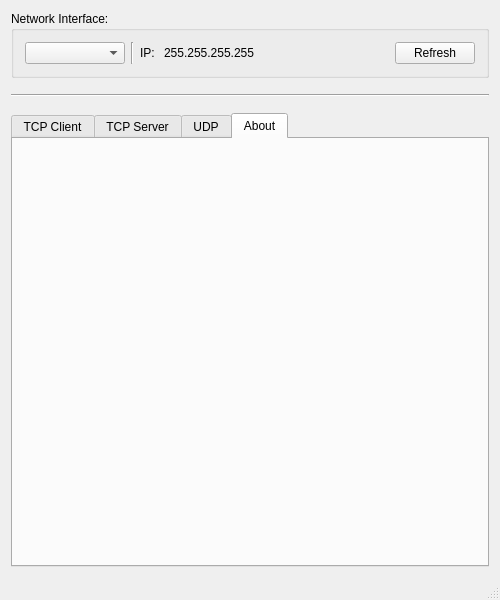
<?xml version="1.0" encoding="UTF-8"?>
<ui version="4.0">
 <class>MainWindow</class>
 <widget class="QMainWindow" name="MainWindow">
  <property name="geometry">
   <rect>
    <x>0</x>
    <y>0</y>
    <width>500</width>
    <height>600</height>
   </rect>
  </property>
  <property name="minimumSize">
   <size>
    <width>500</width>
    <height>500</height>
   </size>
  </property>
  <property name="windowTitle">
   <string>Socket Test</string>
  </property>
  <widget class="QWidget" name="centralWidget">
   <layout class="QVBoxLayout" name="verticalLayout">
    <item>
     <widget class="QGroupBox" name="groupBox_3">
      <property name="title">
       <string>Network Interface:</string>
      </property>
      <layout class="QVBoxLayout" name="verticalLayout_2">
       <item>
        <layout class="QHBoxLayout" name="horizontalLayout_5">
         <item>
          <widget class="QComboBox" name="comboBox_Interface">
           <property name="sizePolicy">
            <sizepolicy hsizetype="Preferred" vsizetype="Fixed">
             <horstretch>0</horstretch>
             <verstretch>0</verstretch>
            </sizepolicy>
           </property>
           <property name="minimumSize">
            <size>
             <width>100</width>
             <height>0</height>
            </size>
           </property>
           <property name="maximumSize">
            <size>
             <width>200</width>
             <height>16777215</height>
            </size>
           </property>
          </widget>
         </item>
         <item>
          <widget class="Line" name="line">
           <property name="orientation">
            <enum>Qt::Vertical</enum>
           </property>
          </widget>
         </item>
         <item>
          <widget class="QLabel" name="label_2">
           <property name="text">
            <string>IP: </string>
           </property>
          </widget>
         </item>
         <item>
          <widget class="QLabel" name="label_LocalIP">
           <property name="text">
            <string>255.255.255.255</string>
           </property>
          </widget>
         </item>
         <item>
          <spacer name="horizontalSpacer_5">
           <property name="orientation">
            <enum>Qt::Horizontal</enum>
           </property>
           <property name="sizeHint" stdset="0">
            <size>
             <width>40</width>
             <height>20</height>
            </size>
           </property>
          </spacer>
         </item>
         <item>
          <widget class="QPushButton" name="button_Refresh">
           <property name="text">
            <string>Refresh</string>
           </property>
          </widget>
         </item>
        </layout>
       </item>
      </layout>
     </widget>
    </item>
    <item>
     <spacer name="verticalSpacer_3">
      <property name="orientation">
       <enum>Qt::Vertical</enum>
      </property>
      <property name="sizeType">
       <enum>QSizePolicy::Fixed</enum>
      </property>
      <property name="sizeHint" stdset="0">
       <size>
        <width>20</width>
        <height>10</height>
       </size>
      </property>
     </spacer>
    </item>
    <item>
     <widget class="Line" name="line_6">
      <property name="orientation">
       <enum>Qt::Horizontal</enum>
      </property>
     </widget>
    </item>
    <item>
     <spacer name="verticalSpacer_2">
      <property name="orientation">
       <enum>Qt::Vertical</enum>
      </property>
      <property name="sizeType">
       <enum>QSizePolicy::Fixed</enum>
      </property>
      <property name="sizeHint" stdset="0">
       <size>
        <width>20</width>
        <height>10</height>
       </size>
      </property>
     </spacer>
    </item>
    <item>
     <widget class="QTabWidget" name="tabWidget">
      <property name="tabShape">
       <enum>QTabWidget::Rounded</enum>
      </property>
      <property name="currentIndex">
       <number>3</number>
      </property>
      <widget class="QWidget" name="tab_tcpClient">
       <attribute name="title">
        <string>TCP Client</string>
       </attribute>
       <layout class="QVBoxLayout" name="verticalLayout_5">
        <item>
         <widget class="QGroupBox" name="groupBox_4">
          <property name="title">
           <string>Connect to:</string>
          </property>
          <layout class="QVBoxLayout" name="verticalLayout_6">
           <item>
            <layout class="QHBoxLayout" name="horizontalLayout_7">
             <item>
              <widget class="QLabel" name="label_targetIP">
               <property name="sizePolicy">
                <sizepolicy hsizetype="Preferred" vsizetype="Preferred">
                 <horstretch>0</horstretch>
                 <verstretch>0</verstretch>
                </sizepolicy>
               </property>
               <property name="minimumSize">
                <size>
                 <width>0</width>
                 <height>0</height>
                </size>
               </property>
               <property name="baseSize">
                <size>
                 <width>0</width>
                 <height>0</height>
                </size>
               </property>
               <property name="text">
                <string>IP:</string>
               </property>
              </widget>
             </item>
             <item>
              <widget class="QLineEdit" name="lineEdit_TcpClientTargetIP">
               <property name="minimumSize">
                <size>
                 <width>150</width>
                 <height>0</height>
                </size>
               </property>
               <property name="maximumSize">
                <size>
                 <width>200</width>
                 <height>16777215</height>
                </size>
               </property>
              </widget>
             </item>
             <item>
              <widget class="Line" name="line_4">
               <property name="orientation">
                <enum>Qt::Vertical</enum>
               </property>
              </widget>
             </item>
             <item>
              <widget class="QLabel" name="label_targetPort">
               <property name="sizePolicy">
                <sizepolicy hsizetype="Preferred" vsizetype="Preferred">
                 <horstretch>0</horstretch>
                 <verstretch>0</verstretch>
                </sizepolicy>
               </property>
               <property name="minimumSize">
                <size>
                 <width>0</width>
                 <height>0</height>
                </size>
               </property>
               <property name="text">
                <string>Port:</string>
               </property>
              </widget>
             </item>
             <item>
              <widget class="QLineEdit" name="lineEdit_TcpClientTargetPort">
               <property name="minimumSize">
                <size>
                 <width>80</width>
                 <height>0</height>
                </size>
               </property>
               <property name="maximumSize">
                <size>
                 <width>80</width>
                 <height>16777215</height>
                </size>
               </property>
              </widget>
             </item>
             <item>
              <spacer name="horizontalSpacer">
               <property name="orientation">
                <enum>Qt::Horizontal</enum>
               </property>
               <property name="sizeHint" stdset="0">
                <size>
                 <width>40</width>
                 <height>20</height>
                </size>
               </property>
              </spacer>
             </item>
             <item>
              <widget class="QPushButton" name="button_TcpClient">
               <property name="text">
                <string>Connect</string>
               </property>
              </widget>
             </item>
            </layout>
           </item>
          </layout>
         </widget>
        </item>
        <item>
         <spacer name="verticalSpacer_4">
          <property name="orientation">
           <enum>Qt::Vertical</enum>
          </property>
          <property name="sizeType">
           <enum>QSizePolicy::Fixed</enum>
          </property>
          <property name="sizeHint" stdset="0">
           <size>
            <width>20</width>
            <height>10</height>
           </size>
          </property>
         </spacer>
        </item>
        <item>
         <widget class="QGroupBox" name="groupBox_2">
          <property name="title">
           <string>Message:</string>
          </property>
          <layout class="QVBoxLayout" name="verticalLayout_4">
           <item>
            <widget class="QTextBrowser" name="textBrowser_TcpClientMessage"/>
           </item>
           <item>
            <layout class="QHBoxLayout" name="horizontalLayout">
             <item>
              <widget class="QLineEdit" name="lineEdit_TcpClientSend"/>
             </item>
             <item>
              <widget class="Line" name="line_5">
               <property name="orientation">
                <enum>Qt::Vertical</enum>
               </property>
              </widget>
             </item>
             <item>
              <widget class="QPushButton" name="button_TcpClientSend">
               <property name="text">
                <string>Send</string>
               </property>
              </widget>
             </item>
            </layout>
           </item>
          </layout>
         </widget>
        </item>
       </layout>
      </widget>
      <widget class="QWidget" name="tab_tcpServer">
       <attribute name="title">
        <string>TCP Server</string>
       </attribute>
       <layout class="QVBoxLayout" name="verticalLayout_7">
        <item>
         <widget class="QGroupBox" name="groupBox">
          <property name="title">
           <string>Listen on:</string>
          </property>
          <layout class="QVBoxLayout" name="verticalLayout_3">
           <item>
            <layout class="QHBoxLayout" name="horizontalLayout_3">
             <item>
              <widget class="QLabel" name="label_listenPort">
               <property name="sizePolicy">
                <sizepolicy hsizetype="Preferred" vsizetype="Preferred">
                 <horstretch>0</horstretch>
                 <verstretch>0</verstretch>
                </sizepolicy>
               </property>
               <property name="minimumSize">
                <size>
                 <width>0</width>
                 <height>0</height>
                </size>
               </property>
               <property name="text">
                <string>Port:</string>
               </property>
              </widget>
             </item>
             <item>
              <widget class="QLineEdit" name="lineEdit_TcpServerListenPort">
               <property name="minimumSize">
                <size>
                 <width>80</width>
                 <height>0</height>
                </size>
               </property>
               <property name="maximumSize">
                <size>
                 <width>80</width>
                 <height>16777215</height>
                </size>
               </property>
              </widget>
             </item>
             <item>
              <spacer name="horizontalSpacer_2">
               <property name="orientation">
                <enum>Qt::Horizontal</enum>
               </property>
               <property name="sizeHint" stdset="0">
                <size>
                 <width>40</width>
                 <height>20</height>
                </size>
               </property>
              </spacer>
             </item>
             <item>
              <widget class="QPushButton" name="button_TcpServer">
               <property name="text">
                <string>Start</string>
               </property>
              </widget>
             </item>
            </layout>
           </item>
          </layout>
         </widget>
        </item>
        <item>
         <spacer name="verticalSpacer">
          <property name="orientation">
           <enum>Qt::Vertical</enum>
          </property>
          <property name="sizeType">
           <enum>QSizePolicy::Fixed</enum>
          </property>
          <property name="sizeHint" stdset="0">
           <size>
            <width>20</width>
            <height>10</height>
           </size>
          </property>
         </spacer>
        </item>
        <item>
         <widget class="QGroupBox" name="groupBox_5">
          <property name="title">
           <string>Message:</string>
          </property>
          <layout class="QVBoxLayout" name="verticalLayout_8">
           <item>
            <widget class="QTextBrowser" name="textBrowser_TcpServerMessage"/>
           </item>
           <item>
            <layout class="QHBoxLayout" name="horizontalLayout_2">
             <item>
              <widget class="QLineEdit" name="lineEdit_TcpServerSend"/>
             </item>
             <item>
              <widget class="Line" name="line_7">
               <property name="orientation">
                <enum>Qt::Vertical</enum>
               </property>
              </widget>
             </item>
             <item>
              <widget class="QPushButton" name="button_TcpServerSend">
               <property name="text">
                <string>Send</string>
               </property>
              </widget>
             </item>
            </layout>
           </item>
          </layout>
         </widget>
        </item>
       </layout>
      </widget>
      <widget class="QWidget" name="tab_udp">
       <attribute name="title">
        <string>UDP</string>
       </attribute>
       <layout class="QVBoxLayout" name="verticalLayout_9">
        <item>
         <widget class="QGroupBox" name="groupBox_6">
          <property name="title">
           <string>Listen on:</string>
          </property>
          <layout class="QVBoxLayout" name="verticalLayout_10">
           <item>
            <layout class="QHBoxLayout" name="horizontalLayout_4">
             <item>
              <widget class="QLabel" name="label_3">
               <property name="text">
                <string>Port:</string>
               </property>
              </widget>
             </item>
             <item>
              <widget class="QLineEdit" name="lineEdit_UdpListenPort">
               <property name="sizePolicy">
                <sizepolicy hsizetype="Preferred" vsizetype="Fixed">
                 <horstretch>0</horstretch>
                 <verstretch>0</verstretch>
                </sizepolicy>
               </property>
               <property name="minimumSize">
                <size>
                 <width>80</width>
                 <height>0</height>
                </size>
               </property>
               <property name="maximumSize">
                <size>
                 <width>80</width>
                 <height>16777215</height>
                </size>
               </property>
              </widget>
             </item>
             <item>
              <spacer name="horizontalSpacer_3">
               <property name="orientation">
                <enum>Qt::Horizontal</enum>
               </property>
               <property name="sizeHint" stdset="0">
                <size>
                 <width>40</width>
                 <height>20</height>
                </size>
               </property>
              </spacer>
             </item>
             <item>
              <widget class="QPushButton" name="button_Udp">
               <property name="text">
                <string>Start</string>
               </property>
              </widget>
             </item>
            </layout>
           </item>
          </layout>
         </widget>
        </item>
        <item>
         <spacer name="verticalSpacer_5">
          <property name="orientation">
           <enum>Qt::Vertical</enum>
          </property>
          <property name="sizeType">
           <enum>QSizePolicy::Fixed</enum>
          </property>
          <property name="sizeHint" stdset="0">
           <size>
            <width>20</width>
            <height>10</height>
           </size>
          </property>
         </spacer>
        </item>
        <item>
         <widget class="QGroupBox" name="groupBox_8">
          <property name="title">
           <string>Message:</string>
          </property>
          <layout class="QVBoxLayout" name="verticalLayout_11">
           <item>
            <widget class="QTextBrowser" name="textBrowser_UdpMessage"/>
           </item>
           <item>
            <widget class="QGroupBox" name="groupBox_7">
             <property name="title">
              <string>Send to:</string>
             </property>
             <layout class="QVBoxLayout" name="verticalLayout_12">
              <item>
               <layout class="QHBoxLayout" name="horizontalLayout_8">
                <item>
                 <widget class="QLabel" name="label">
                  <property name="text">
                   <string>IP:</string>
                  </property>
                 </widget>
                </item>
                <item>
                 <widget class="QLineEdit" name="lineEdit_UdpTargetIP">
                  <property name="sizePolicy">
                   <sizepolicy hsizetype="Preferred" vsizetype="Fixed">
                    <horstretch>0</horstretch>
                    <verstretch>0</verstretch>
                   </sizepolicy>
                  </property>
                  <property name="minimumSize">
                   <size>
                    <width>200</width>
                    <height>0</height>
                   </size>
                  </property>
                  <property name="maximumSize">
                   <size>
                    <width>200</width>
                    <height>16777215</height>
                   </size>
                  </property>
                 </widget>
                </item>
                <item>
                 <widget class="Line" name="line_2">
                  <property name="orientation">
                   <enum>Qt::Vertical</enum>
                  </property>
                 </widget>
                </item>
                <item>
                 <widget class="QLabel" name="label_4">
                  <property name="text">
                   <string>Port:</string>
                  </property>
                 </widget>
                </item>
                <item>
                 <widget class="QLineEdit" name="lineEdit_UdpTargetPort">
                  <property name="enabled">
                   <bool>true</bool>
                  </property>
                  <property name="sizePolicy">
                   <sizepolicy hsizetype="Preferred" vsizetype="Fixed">
                    <horstretch>0</horstretch>
                    <verstretch>0</verstretch>
                   </sizepolicy>
                  </property>
                  <property name="minimumSize">
                   <size>
                    <width>80</width>
                    <height>0</height>
                   </size>
                  </property>
                  <property name="maximumSize">
                   <size>
                    <width>80</width>
                    <height>16777215</height>
                   </size>
                  </property>
                  <property name="baseSize">
                   <size>
                    <width>0</width>
                    <height>0</height>
                   </size>
                  </property>
                 </widget>
                </item>
                <item>
                 <spacer name="horizontalSpacer_4">
                  <property name="orientation">
                   <enum>Qt::Horizontal</enum>
                  </property>
                  <property name="sizeHint" stdset="0">
                   <size>
                    <width>40</width>
                    <height>20</height>
                   </size>
                  </property>
                 </spacer>
                </item>
               </layout>
              </item>
              <item>
               <widget class="Line" name="line_3">
                <property name="orientation">
                 <enum>Qt::Horizontal</enum>
                </property>
               </widget>
              </item>
              <item>
               <layout class="QHBoxLayout" name="horizontalLayout_6">
                <item>
                 <widget class="QLineEdit" name="lineEdit_UdpSend"/>
                </item>
                <item>
                 <widget class="Line" name="line_8">
                  <property name="orientation">
                   <enum>Qt::Vertical</enum>
                  </property>
                 </widget>
                </item>
                <item>
                 <widget class="QPushButton" name="button_UdpSend">
                  <property name="text">
                   <string>Send</string>
                  </property>
                 </widget>
                </item>
               </layout>
              </item>
             </layout>
            </widget>
           </item>
          </layout>
         </widget>
        </item>
       </layout>
      </widget>
      <widget class="QWidget" name="tab">
       <attribute name="title">
        <string>About</string>
       </attribute>
       <layout class="QVBoxLayout" name="verticalLayout_13">
        <item>
         <spacer name="verticalSpacer_7">
          <property name="orientation">
           <enum>Qt::Vertical</enum>
          </property>
          <property name="sizeType">
           <enum>QSizePolicy::Fixed</enum>
          </property>
          <property name="sizeHint" stdset="0">
           <size>
            <width>20</width>
            <height>20</height>
           </size>
          </property>
         </spacer>
        </item>
        <item>
         <widget class="QLabel" name="label_5">
          <property name="font">
           <font>
            <pointsize>18</pointsize>
           </font>
          </property>
          <property name="cursor">
           <cursorShape>ArrowCursor</cursorShape>
          </property>
          <property name="layoutDirection">
           <enum>Qt::LeftToRight</enum>
          </property>
          <property name="text">
           <string/>
          </property>
          <property name="alignment">
           <set>Qt::AlignCenter</set>
          </property>
          <property name="textInteractionFlags">
           <set>Qt::LinksAccessibleByMouse|Qt::TextSelectableByMouse</set>
          </property>
         </widget>
        </item>
        <item>
         <widget class="QLabel" name="label_AppVersion">
          <property name="text">
           <string/>
          </property>
          <property name="alignment">
           <set>Qt::AlignCenter</set>
          </property>
          <property name="textInteractionFlags">
           <set>Qt::LinksAccessibleByMouse</set>
          </property>
         </widget>
        </item>
        <item>
         <widget class="QLabel" name="label_7">
          <property name="text">
           <string/>
          </property>
          <property name="alignment">
           <set>Qt::AlignCenter</set>
          </property>
         </widget>
        </item>
        <item>
         <widget class="QLabel" name="label_GitHub">
          <property name="text">
           <string/>
          </property>
          <property name="alignment">
           <set>Qt::AlignCenter</set>
          </property>
          <property name="textInteractionFlags">
           <set>Qt::LinksAccessibleByMouse|Qt::TextSelectableByMouse</set>
          </property>
         </widget>
        </item>
        <item>
         <widget class="QLabel" name="label_HomePage">
          <property name="text">
           <string/>
          </property>
          <property name="alignment">
           <set>Qt::AlignCenter</set>
          </property>
          <property name="textInteractionFlags">
           <set>Qt::LinksAccessibleByMouse|Qt::TextSelectableByMouse</set>
          </property>
         </widget>
        </item>
        <item>
         <spacer name="verticalSpacer_6">
          <property name="orientation">
           <enum>Qt::Vertical</enum>
          </property>
          <property name="sizeHint" stdset="0">
           <size>
            <width>20</width>
            <height>40</height>
           </size>
          </property>
         </spacer>
        </item>
       </layout>
      </widget>
     </widget>
    </item>
   </layout>
  </widget>
  <widget class="QMenuBar" name="menuBar">
   <property name="geometry">
    <rect>
     <x>0</x>
     <y>0</y>
     <width>500</width>
     <height>25</height>
    </rect>
   </property>
  </widget>
  <widget class="QStatusBar" name="statusBar"/>
 </widget>
 <layoutdefault spacing="6" margin="11"/>
 <resources/>
 <connections/>
</ui>
